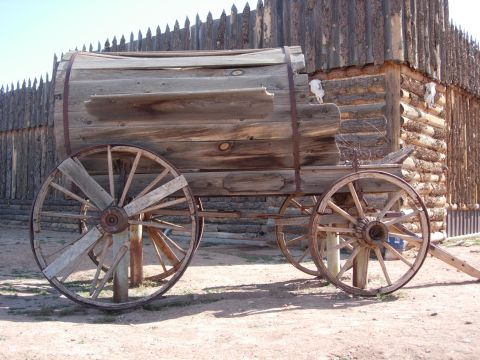
//> input picture 基本图像操作/3.1图像变换/圆形检测.jpg, 480 x 360 px
$ ./main   (built with g++ and OpenCV 4)
//> lines starting //> are read from the running program, lines starting //| are printed output that depends on the picture; after the words box and inside, x2 and y2 are one past the last pixel; in counts of white or black regions, pixels touching at a corner belong together
#include<iostream>
#include<opencv2\opencv.hpp>
using namespace cv;
using namespace std;
// 直线，圆形检测原理解析引用参考浅墨大神的教程 http://blog.csdn.net/poem_qianmo/article/details/26977557
//仿射变换 参考 http://blog.csdn.net/poem_qianmo/article/details/33320997


int main()
{
	char choose;//选择参数
	Mat Circle, Line, Shift;//存放图片
	Mat show;//显示
	vector<Vec4i> lines;//存放直线参数的向量,起点和终点的X,Y坐标数据
	vector<Vec3f> circles;//存放圆心坐标X,Y和半径
	//仿射变换
	Point2f orignTriangle[3];//声明两组点存放三角形
	Point2f targetTriangle[3];
	Point center;
	double angle;//顺时针旋转
	double scale;//缩放系数
	Mat rofMat(2, 3, CV_32FC1);//旋转矩阵
	Mat warpMat(2, 3, CV_32FC1);//变换矩阵

	while (true)
	{
		system("cls");
		cout << "按1：显示圆形检测\n按2:显示直线检测\n按3:显示仿射变换\n";
		cin >> choose;
//> the answer given: 1
		switch (choose)
		{
		case '1':
				Circle = imread("圆形检测.jpg");//读取图片
//> Circle is the input picture: 360 rows x 480 cols, CV_8UC3; mean B, G, R 134.3, 135.8, 148.6
				cvtColor(Circle, show, CV_BGR2GRAY);//转化为灰度图
				GaussianBlur(show, show, Size(5,5),1.5,1.5);//高斯滤波
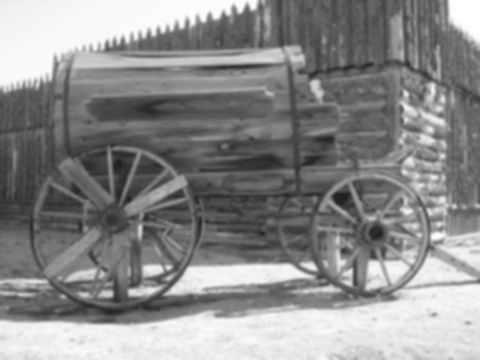
//> show: 360 rows x 480 cols, CV_8UC1; min 28, max 255, mean 139.5
				HoughCircles(show, circles, CV_HOUGH_GRADIENT, 2, 50, 200, 100, 25, 100);//霍夫梯度，累加器/原图分辨率倒数1，圆心最小距离50，边缘检测阈值100，累加器阈值100,最小半径30，最大半径100
//> circles = 2 circles (x, y, radius): [369, 235, 61.4], [119, 221, 74.6]
			for (size_t i = 0; i < circles.size(); i++) {
				Point center(round(circles[i][0]), round(circles[i][1]));//读取圆心坐标
				int radius = round(circles[i][2]);//读取半径
				circle(Circle, center, 2, Scalar(255, 255, 255), 2);//画圆心
				circle(Circle, center, radius, Scalar(255, 255, 255), 2);//画圆轮廓
				cout << "圆心坐标:(" << center.x << "," << center.y << "),半径:" << radius << endl;
			}
//> this loop made 2 passes
//> (center, radius) on passes 1 to 2: (Point(369, 235), 61), (Point(119, 221), 75)
//| 圆心坐标:(369,235),半径:61
//| 圆心坐标:(119,221),半径:75
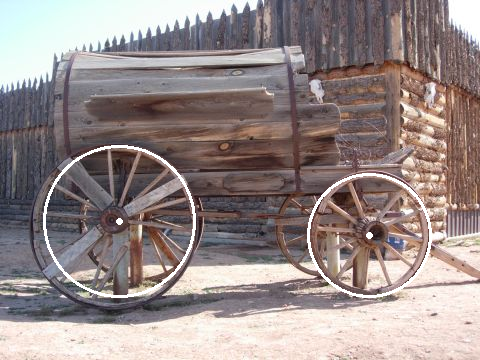
//> Circle: 360 rows x 480 cols, CV_8UC3; 1.56% of pixels changed, all inside (x1, y1, x2, y2) = (43, 145, 432, 298)
				imshow("圆形检测结果", Circle);
					if (waitKey(0) == 13) {
//> the Esc key is pressed
					destroyAllWindows();
					break;
					}
		case '2':Line = imread("直线检测.jpg");
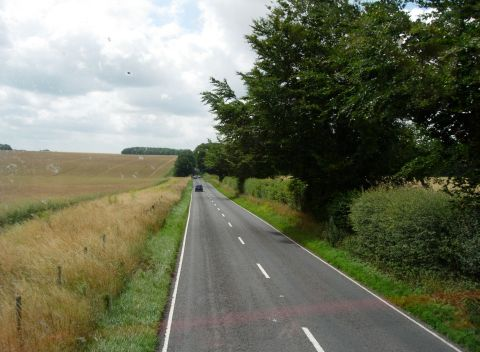
//> input picture 基本图像操作/3.1图像变换/直线检测.jpg, 480 x 352 px
//> Line is the input picture: 352 rows x 480 cols, CV_8UC3; mean B, G, R 93.6, 114.3, 111.1
				cvtColor(Line,show, CV_BGR2GRAY);//转化为灰度图
//> show: 352 rows x 480 cols, CV_8UC1
				Canny(show,show, 125,250);//做边缘检测
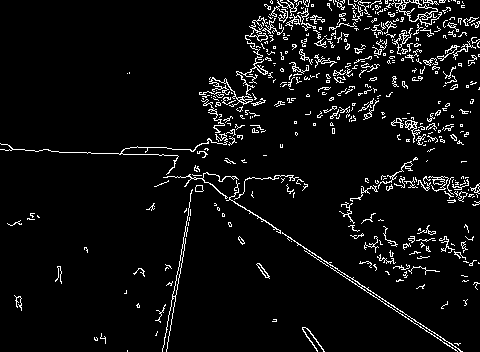
//> show: 352 rows x 480 cols, CV_8UC1; 5.6% white in thin lines or dots
				imshow("边缘", show);
				//普通霍夫直线变换效果比较渣，所以用概率霍夫变换
				HoughLinesP(show, lines, 1, CV_PI / 180,50,120,10);//径向精度1，角度精度π/180,累计点数目阈值50，最低显示长度120，允许点点之间连接起来的最大距离10
//> lines = 7 lines (x1, y1, x2, y2): [297, 243, 462, 351], [167, 343, 190, 209], [305, 251, 456, 350], [326, 82, 461, 19], [241, 206, 364, 286], [171, 306, 195, 170], [327, 3, 462, 1]
				show = Scalar(0, 0, 0);
			for (size_t i = 0; i < lines.size(); i++) {
				Point x1, x2;//储存概率直线检测后的两个重点
				x1.x = lines[i][0]; x1.y = lines[i][1];//存放起点
				x2.x = lines[i][2]; x2.y = lines[i][3];//存放终点
				line(show,x1,x2,Scalar(255, 255, 255));
				line(Line,x1,x2,Scalar(255, 255, 255),1,CV_AA);
			}
//> this loop made 7 passes
//> show: 352 rows x 480 cols, CV_8UC1; 0.57% white in thin lines or dots, all inside (x1, y1, x2, y2) = (167, 1, 463, 352)
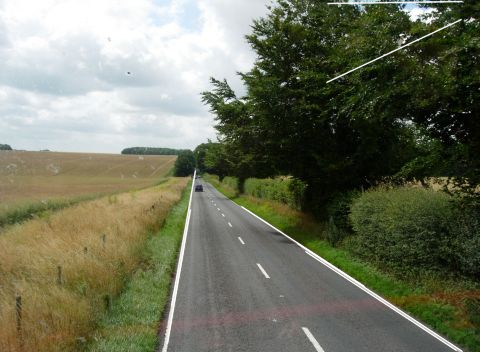
//> Line: 352 rows x 480 cols, CV_8UC3; 1.6% of pixels changed, all inside (x1, y1, x2, y2) = (166, 0, 464, 352)
				imshow("直线检测结果灰度显示", show);
				imshow("直线检测结果彩色显示", Line);
					if (waitKey(0) == 13) {
//> the Esc key is pressed
				destroyAllWindows();
				break;
				}
		case '3':Shift = imread("仿射变换.jpg");
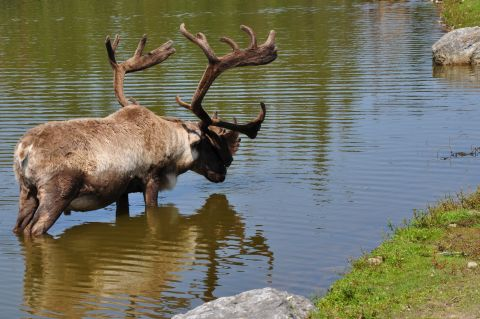
//> input picture 基本图像操作/3.1图像变换/仿射变换.jpg, 480 x 319 px
//> Shift is the input picture: 319 rows x 480 cols, CV_8UC3; mean B, G, R 96.2, 114.7, 115.3
				 show = Mat::zeros(Shift.size(), Shift.type());//将目标图像设置成全黑，格式与输入图像相等
				 //设置仿射三角形的点
				 orignTriangle[0] = Point2f(0, 0);
				 orignTriangle[1] = Point2f(static_cast<float>(Shift.cols - 1),0);//static_cast为C++的强制转换算符
				 orignTriangle[2] = Point2f(0,static_cast<float>(Shift.rows - 1));
				 targetTriangle[0] = Point2f(static_cast<float>(Shift.cols*0.0), static_cast<float>(Shift.rows*0.33));
				 targetTriangle[1] = Point2f(static_cast<float>(Shift.cols*0.65), static_cast<float>(Shift.rows*0.35));
				 targetTriangle[2] = Point2f(static_cast<float>(Shift.cols*0.15), static_cast<float>(Shift.rows*0.6));
				 //求解仿射变换矩阵
				 warpMat = getAffineTransform(orignTriangle, targetTriangle);
				 //
				 warpAffine(Shift, show, warpMat, show.size());
//> show: 319 rows x 480 cols, CV_8UC3
				 imshow("原图", Shift);
				 imshow("仿射变换后的结果", show);
				 center = Point(show.cols / 2, show.rows / 2);
//> center = Point(240, 159)
				 angle = -30;//顺时针旋转
				 scale = 0.6;//缩放系数
				 rofMat = getRotationMatrix2D(center, angle, scale);//计算旋转矩阵
//> rofMat = [[0.52, -0.3, 163], [0.3, 0.52, 4.38]]
				 warpAffine(show, show, rofMat, show.size());
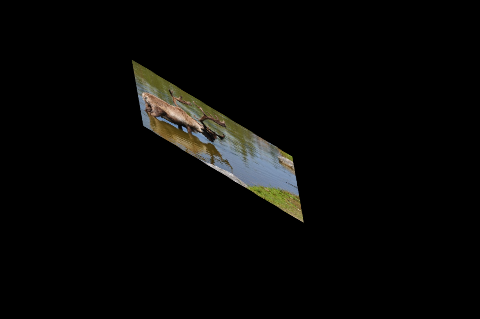
//> show: 319 rows x 480 cols, CV_8UC3; mean B, G, R 6, 7.2, 7.2
				 imshow("仿射变换和旋转后的结果", show);
				 if (waitKey(0) == 13) {
//> the Esc key is pressed
					destroyAllWindows();
					break;
					}
		default:
			break;
		}
	}

	return 0;
}
